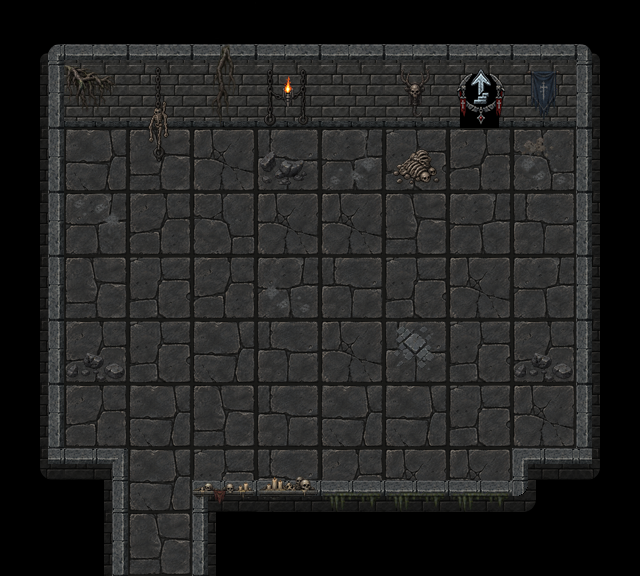

Rendered tile map (Tiled .tmx) drawn with the repository's tilesets; below, a short description and the full map source, tile grids included:
An orthogonal 10x9 tile map with 64x64 px tiles, 9 tile layers (Ground, GroundDetails_01, GroundDetails_02, WallsBack_01, ...), 4 tilesets and 9 objects (exit_down, exit_south).

<map version="1.10" tiledversion="1.12.2" orientation="orthogonal" renderorder="right-down" width="10" height="9" tilewidth="64" tileheight="64" infinite="0" nextlayerid="14" nextobjectid="16">
 <properties>
  <property name="enemy_spawn_mode" type="bool" value="true" />
 </properties>
 <tileset firstgid="1" source="../../act3_floor_64.tsx" />
 <tileset firstgid="9" source="../../items.tsx" />
 <tileset firstgid="177" source="../../my_tiles_textured.tsx" />
 <tileset firstgid="350" source="../../torches/torches.tsx" />
 <layer id="1" name="Ground" width="10" height="9">
  <data encoding="csv">
0,0,0,0,0,0,0,0,0,0,
0,0,0,0,0,0,0,0,0,0,
0,2,6,8,4,7,1,5,3,0,
0,7,5,3,8,8,6,7,4,0,
0,6,1,5,7,4,1,8,7,0,
0,5,1,2,4,8,4,1,5,0,
0,5,2,6,4,2,2,1,8,0,
0,0,2,1,4,5,8,8,0,0,
0,0,6,0,0,0,0,0,0,0
</data>
 </layer>
 <layer id="8" name="GroundDetails_01" width="10" height="9">
  <data encoding="csv">
0,0,0,0,0,0,0,0,0,0,
0,0,0,0,0,0,0,0,0,0,
0,0,0,0,105,2147483739,0,0,91,0,
0,3221225563,0,0,0,0,0,0,0,0,
0,0,0,0,91,0,0,0,0,0,
0,78,0,0,0,0,0,0,78,0,
0,0,0,0,0,0,0,0,0,0,
0,0,0,0,0,0,0,0,0,0,
0,0,0,0,0,0,0,0,0,0
</data>
 </layer>
 <layer id="9" name="GroundDetails_02" width="10" height="9">
  <data encoding="csv">
0,0,0,0,0,0,0,0,0,0,
0,0,0,0,0,0,0,0,0,0,
0,0,0,0,0,0,63,0,108,0,
0,0,0,0,0,0,0,0,0,0,
0,0,0,0,0,0,0,0,0,0,
0,0,0,0,0,0,80,0,0,0,
0,0,0,0,0,0,0,0,0,0,
0,0,0,0,0,0,0,0,0,0,
0,0,0,0,0,0,0,0,0,0
</data>
 </layer>
 <layer id="2" name="WallsBack_01" width="10" height="9">
  <data encoding="csv">
177,178,178,178,178,178,178,178,178,179,
186,187,187,187,187,187,187,245,187,188,
186,0,0,0,0,0,0,0,0,188,
186,0,0,0,0,0,0,0,0,188,
186,0,0,0,0,0,0,0,0,188,
186,0,0,0,0,0,0,0,0,188,
186,0,0,0,0,0,0,0,0,188,
0,0,0,0,0,0,0,0,0,0,
0,0,0,0,0,0,0,0,0,0
</data>
 </layer>
 <layer id="3" name="WallsFront_01" width="10" height="9">
  <data encoding="csv">
0,0,0,0,0,0,0,0,0,0,
0,0,0,0,0,0,0,0,0,0,
0,0,0,0,0,0,0,0,0,0,
0,0,0,0,0,0,0,0,0,0,
0,0,0,0,0,0,0,0,0,0,
0,0,0,0,0,0,0,0,0,0,
0,0,0,0,0,0,0,0,0,0,
211,209,0,265,207,207,207,207,205,2147483859,
0,186,0,188,0,0,0,0,0,0
</data>
 </layer>
 <layer id="5" name="DecorFront_01" width="10" height="9">
  <data encoding="csv">
0,0,0,0,0,0,0,0,0,0,
0,0,0,0,0,0,0,0,0,0,
0,0,0,0,0,0,0,0,0,0,
0,0,0,0,0,0,0,0,0,0,
0,0,0,0,0,0,0,0,0,0,
0,0,0,0,0,0,0,0,0,0,
0,0,0,0,0,0,0,0,0,0,
0,0,0,0,0,0,0,0,0,0,
0,0,0,0,0,0,0,0,0,0
</data>
 </layer>
 <layer id="6" name="DecorFront_02" width="10" height="9">
  <data encoding="csv">
0,0,0,0,0,0,0,0,0,0,
0,0,0,0,0,0,0,0,0,0,
0,0,0,0,0,0,0,0,0,0,
0,0,0,0,0,0,0,0,0,0,
0,0,0,0,0,0,0,0,0,0,
0,0,0,0,0,0,0,0,0,0,
0,0,0,0,0,0,0,0,0,0,
0,0,0,135,132,123,123,123,0,0,
0,0,0,0,0,0,0,0,0,0
</data>
 </layer>
 <layer id="7" name="DecorBack_01" width="10" height="9">
  <data encoding="csv">
0,0,0,73,0,0,0,0,0,0,
0,74,17,85,15,0,77,253,76,0,
0,0,29,0,0,0,0,0,0,0,
0,0,0,0,0,0,0,0,0,0,
0,0,0,0,0,0,0,0,0,0,
0,0,0,0,0,0,0,0,0,0,
0,0,0,0,0,0,0,0,0,0,
0,0,0,0,0,0,0,0,0,0,
0,0,0,0,0,0,0,0,0,0
</data>
 </layer>
 <layer id="13" name="Torches" width="10" height="9">
  <data encoding="csv">
0,0,0,0,0,0,0,0,0,0,
0,0,0,0,353,0,0,0,0,0,
0,0,0,0,0,0,0,0,0,0,
0,0,0,0,0,0,0,0,0,0,
0,0,0,0,0,0,0,0,0,0,
0,0,0,0,0,0,0,0,0,0,
0,0,0,0,0,0,0,0,0,0,
0,0,0,0,0,0,0,0,0,0,
0,0,0,0,0,0,0,0,0,0
</data>
 </layer>
 <objectgroup id="10" name="Blocked">
  <object id="3" x="12.6667" y="13.3333" width="430.667" height="86.6667" />
  <object id="4" x="522.667" y="18" width="98.6667" height="85.3333" />
  <object id="5" x="20.6667" y="458" width="86.6667" height="98.7972" />
  <object id="6" x="220.071" y="516.358" width="403.284" height="48" />
  <object id="15" x="531.709" y="455.433" width="81.2875" height="46.7682" />
 </objectgroup>
 <objectgroup id="11" name="Barriers">
  <object id="7" x="581.333" y="112" width="8.66667" height="347.333" />
  <object id="8" x="48" y="86.6667" width="12.6667" height="377.333" />
 </objectgroup>
 <objectgroup id="12" name="Entities" />
 <objectgroup id="4" name="Connectors">
  <object id="1" name="exit_down" x="481.332" y="108">
   <point />
  </object>
  <object id="2" name="exit_south" x="159.114" y="553.669">
   <point />
  </object>
 </objectgroup>
</map>
